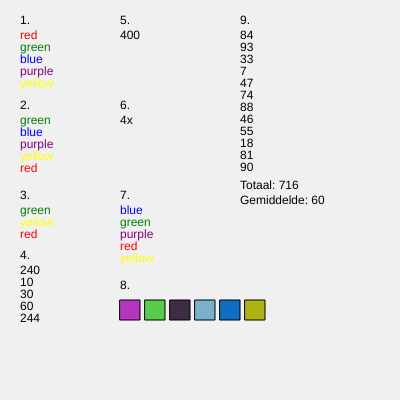
Frame 1 (no input)
Frame 2 (the mouse pressed at the canvas centre, redrawn once): identical to frame 1, image omitted

The p5.js sketch that drew this single still picture (run headless with seeded random() and noise() and a simulated clock; the mouse was pressed at the canvas centre and the sketch redrawn once):

// p5.js sketch
// ── sketch.js
let randomKleuren = [];
let randomGetallen = [];
let totaalGetallen = 0;
let gemiddeldeGetallen;

function setup() {
  createCanvas(400, 400);
  noLoop();

  // 6 random kleuren genereren
  for (let i = 0; i < 6; i++) {
    randomKleuren.push(color(random(255), random(255), random(255)));
  }

  // 12 getalen genereren
  for (let i = 0; i < 12; i++) {
    let getal = round(random(0, 100));
    randomGetallen.push(getal);
    totaalGetallen += getal;
  }
  // gemiddelde berekenen
  gemiddeldeGetallen = round(totaalGetallen / randomGetallen.length);
}

function draw() {
  background(240);
  textSize(12);
  textAlign(LEFT, TOP);

  // 1 kleuren lijst printen
  text("1.", 20, 15);
  let colors1 = ["red", "green", "blue", "purple", "yellow"];

  for (let i = 0; i < colors1.length; i++) {
    fill(colors1[i]);
    text(colors1[i], 20, 30 + i * 12);
  }

  // 2 eerste kleur naar achter schuiven
  fill(0);
  text("2.", 20, 100);
  let colors2 = ["red", "green", "blue", "purple", "yellow"];
  let eersteKleur = colors2.shift();
  colors2.push(eersteKleur);

  for (let i = 0; i < colors2.length; i++) {
    fill(colors2[i]);
    text(colors2[i], 20, 115 + (i * 12));
  }
  // 3 kleuren tekenen
  fill(0);
  text("3.", 20, 190);

  let colors3 = ["green", "yellow", "red"];


  for (let i = 0; i < colors3.length; i++) {
    fill(colors3[i]);
    text(colors3[i], 20, 205 + (i * 12));
  }

  // alleen getallen < 300 tonen
  fill(0);
  text("4.", 20, 250);

  let getallen4 = [400, 240, 10, 490, 30, 60, 244, 500, 301, 300];
  let regelTeller4 = 0;

  for (let i = 0; i < getallen4.length; i++) {
    if (getallen4[i] < 300) {
      text(getallen4[i], 20, 265 + (regelTeller4 * 12));
      regelTeller4++;
    }
  }

  // som van twee arrays
  fill(0);
  text("5.", 120, 15);

  let arrA = [3, 55, 93, 20, 102, 6];
  let arrB = [14, 22, 80, 5];

  let totaal5 = 0;

  for (let i = 0; i < arrA.length; i++) {
    totaal5 += arrA[i];
  }

  for (let i = 0; i < arrB.length; i++) {
    totaal5 += arrB[i];
  }

  text(totaal5, 120, 30);

  // tel aantal e in word
  fill(0);
  text("6.", 120, 100);

  let woord = "Overheidsfinancieringstekort.";
  let eTeller = 0;

  for (let i = 0; i < woord.length; i++) {
    if (woord[i] === 'e' || woord[i] == 'E') {
      eTeller++;
    }
  }
  text(eTeller + "x", 120, 115);

  // 7 kleuren alfabetisch sorteren
  fill(0);
  text("7.", 120, 190);

  let colors7 = ["red", "green", "blue", "purple", "yellow"];
  colors7.sort();

  for (let i = 0; i < colors7.length; i++) {
    fill(colors7[i]);
    text(colors7[i], 120, 205 + (i * 12));
  }

  //8 random kleur bloken tekenen
  fill(0);
  text("8.", 120, 280);

  for (let i = 0; i < randomKleuren.length; i++) {
    fill(randomKleuren[i]);
    rect(120 + i * 25, 300, 20, 20);
  }

  // 9. Random getallen + totaal + gemiddelde tonen
  fill(0);
  text("9.", 240, 15);

  for (let i = 0; i < randomGetallen.length; i++) {
    text(randomGetallen[i], 240, 30 + (i * 12));
  }
  text("Totaal: " + totaalGetallen, 240, 180);
  text("Gemiddelde: " + gemiddeldeGetallen, 240, 195);
}
